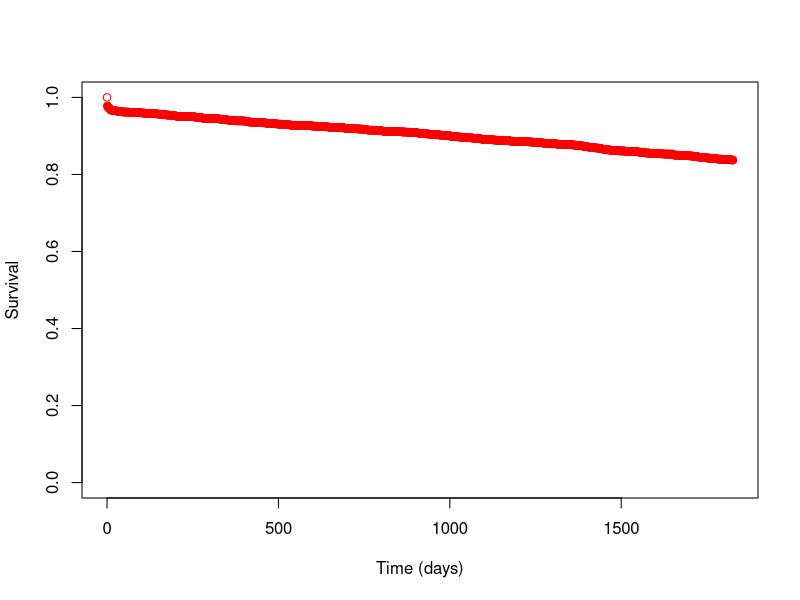

The R source for this figure:
#work for kidney living donor post tx graft survival #


## Set work area/libname ##
setwd("F:\\Shared\\Organ Utilisation\\Winton Centre\\Kidney CR\\R work")

## Import data ##
survdata <- read.csv("kidney LD post tx graft surv.csv",fileEncoding = 'UTF-8-BOM')
param <- read.csv("kidney LD post tx graft params.csv",fileEncoding = 'UTF-8-BOM')
attach(survdata)
attach(param)

## Check data ##
head(survdata)
head(param)


## Adjusted capH will be - log(tx_surv) * exp(XB) ##

adjcox <- function(rage = 3, wait = 1, match=3, dage = 3, hla = 3) {
  
  
  ## Calculate individual xbeta terms ##
  
  #Recipient age at transplant #
  if(rage == 1){xbeta_rage = rage_1}
  if(rage == 2){xbeta_rage = rage_2}
  if(rage == 3){xbeta_rage = rage_3}
  if(rage == 4){xbeta_rage = rage_4}
  if(rage == 5){xbeta_rage = rage_5}

  
  #Ethnicity #
  if(match == 1){xbeta_match = match_1}
  if(match == 2){xbeta_match = match_2}
  if(match == 3){xbeta_match = match_3}
  
  #Wait time #
  if(wait == 1){xbeta_wait = wait_1}
  if(wait == 2){xbeta_wait = wait_2}
  if(wait == 3){xbeta_wait = wait_3}
  if(wait == 4){xbeta_wait = wait_4}

  #Donor age#
  if(dage == 1){xbeta_dage = dage_1}
  if(dage == 2){xbeta_dage = dage_2}
  if(dage == 3){xbeta_dage = dage_3}
  if(dage == 4){xbeta_dage = dage_4}
  if(dage == 5){xbeta_dage = dage_5}

  #HLA MM#
  if(hla == 1){xbeta_hla = hla_1}
  if(hla == 2){xbeta_hla = hla_2}
  if(hla == 3){xbeta_hla = hla_3}
  if(hla == 4){xbeta_hla = hla_4}
  
  
  
  ## Total xbetas ##
  xbeta <- sum(xbeta_rage, xbeta_wait, xbeta_match, xbeta_dage, xbeta_hla)
  
  
  ## Calculate cumulative hazard for each term ##
  adjsurv <- surv ** (exp(xbeta))
  
  basehaz <- data.frame(survdata, adjsurv)
  
  #Restrict to centre #
  centre <- basehaz
  
  #Set up for 1 row per every day #
  days <- numeric(length = 1827)
  days <- 0:1826
  
  adjsurv2 <- numeric(length = 1827)
  
  secondday <- centre$time[2]
  secondday
  
  ## delete second entry for day 0 - S(0) needs to start at 1 - only if second time entry is 0 ##
  
  if(secondday == 0){centre <- centre[-c(2),]}
  
  ## set up new dataset for day 0- 1826 - make sure there are data points for every day ##
  
  smoothed_cent <- data.frame(days)
  smoothed_cent$adjsurv <- adjsurv2
  
  
  ## impute values from belfast ##
  j<-1
  for (i in 1:1827){
    if (smoothed_cent$days[i] == centre$time[j] )
    {  smoothed_cent$adjsurv[i] <- centre$adjsurv[j]
    j <- j + 1}
    else {smoothed_cent$adjsurv[i] <- centre$adjsurv[j-1]
    }
  }
  
  
  return(smoothed_cent)
  
  
}

test <- adjcox (rage = 3, wait = 1, match=3, dage = 3, hla = 3)

#Plotting the output #
plot(y = test$adjsurv, x = test$days, ylab = "Survival", xlab = "Time (days)", ylim = c(0, 1), col = "red")

